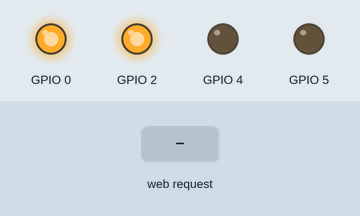
The sketch below on a simulated ESP8266 (NodeMCU). Parts: output pins drawn as LEDs (lit = HIGH). The inputs (shaded band) are chosen by the test bench. WiFi joins after 1.5 s; servers stay silent unless stated; what the sketch prints to the serial monitor is not drawn.

Above: at 2.7 s.
2.8 s: HTTP request GET /engines/ received
At 2.9 s:
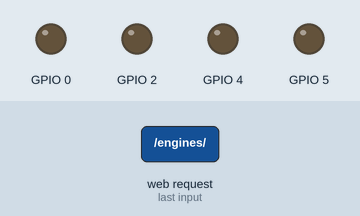
4.3 s: HTTP request GET /index.html received
Timing chart, 0 to 7.3 s (numbered marks = the images above; inputs shaded):
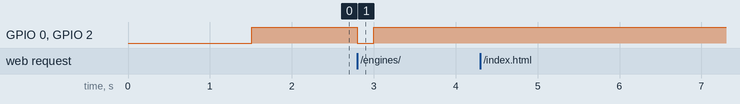

Measured:
- after the input at 2.8 s, GPIO 0, GPIO 2: HIGH → LOW at once, → HIGH 0.20 s later
- after the input at 4.3 s, every drawn part: stays the same

The sketch:

ESP8266_Car.ino
```cpp
#include <ESP8266WiFi.h>

const char* ssid = "Jester";
const char* password = "DJ031239";

WiFiServer server(80);

void setup() {
  Serial.begin(115200);
  delay(10);

  pinMode(2, OUTPUT);
  digitalWrite(2, 0);

  Serial.println();
  Serial.print("Connecting to ");
  Serial.println(ssid);

  WiFi.begin(ssid, password);

  while (WiFi.status() != WL_CONNECTED) {
    delay(500);
    Serial.print(".");
  }
  Serial.println("");
  Serial.println("WiFi connected");

  // Start the server
  server.begin();
  Serial.println("Server started");

  // Print the IP address
  Serial.println(WiFi.localIP());

  pinMode(5, OUTPUT);
  pinMode(4, OUTPUT);
  pinMode(0, OUTPUT);
  pinMode(2, OUTPUT);

  digitalWrite(5, 0);
  digitalWrite(4, 0);

  digitalWrite(0, 1);
  digitalWrite(2, 1);
}

void loop() {
  // Check if a client has connected
  WiFiClient client = server.available();
  if (!client) {
    analogWrite(5, 0);
    analogWrite(4, 0);
    digitalWrite(0, 1);
    digitalWrite(2, 1);
    return;
  }

  // Wait until the client sends some data
  Serial.println("new client");
  while(!client.available()){
    delay(1);
  }

  // Read the first line of the request
  String req = client.readStringUntil('\r');
  Serial.println(req);
  client.flush();

  // Match the request
  int motorASpeed = 1023;
  int motorBSpeed = 1023;
  int motorAForward = 1;
  int motorBForward = 1;
  if (req.indexOf("/engines/") != -1) {
    String parameters = req.substring(13);
    int separatorPos = parameters.indexOf(",");
    int httpPos = parameters.indexOf(" HTTP");
    String leftText = parameters.substring(0,separatorPos);
    String rightText = parameters.substring(separatorPos + 1, httpPos);

    Serial.println("[" + leftText +"][" + rightText + "]");
    int left = leftText.toInt();
    int right = rightText.toInt();
    if (left < 0) {
      motorAForward = 1;
    } else {
      motorAForward = 0;
    }
    if (right < 0) {
      motorBForward = 1;
    } else {
      motorBForward = 0;
    }
    analogWrite(5, abs(left));
    analogWrite(4, abs(right));
    digitalWrite(0, motorAForward);
    digitalWrite(2, motorBForward);
  } else if (req.indexOf("/index.html") != - 1 || req.indexOf("/") != - 1) {
    client.print("HTTP/1.1 200 OK\r\nContent-Type: text/html\r\n\r\n<!DOCTYPE HTML>\r\n");
    client.print("<html><head>");
    client.print("</head><body>");
    client.print("<script type='text/javascript' src='http://www.squix.org/blog/smartcar.js'></script>");
    client.print("<a href='#' onclick='move(\"f\");'>forward</a><BR/>");
    client.print("<a href='#' onclick='move(\"b\");'>backwards</a><BR/>");
    client.print("<a href='#' onclick='move(\"l\");'>left</a><BR/>");
    client.print("<a href='#' onclick='move(\"r\");'>right</a><BR/>");
    client.print("<div id=\"dmEvent\"/>");
    client.print("<div id=\"vector\"/>");
    client.print("</body></html>");
    analogWrite(5, 0);
    analogWrite(4, 0);
    digitalWrite(0, 1);
    digitalWrite(2, 1);
    return;
  }


  client.flush();

  // Prepare the response
  String s = "HTTP/1.1 200 OK\r\nContent-Type: text/html\r\n\r\n<!DOCTYPE HTML>\r\n<html>\r\nGPIO is now ";
  s += "</html>\n";

  // Send the response to the client
  client.print(s);
  delay(1);
  Serial.println("Client disonnected");
  delay(200);
}
```
